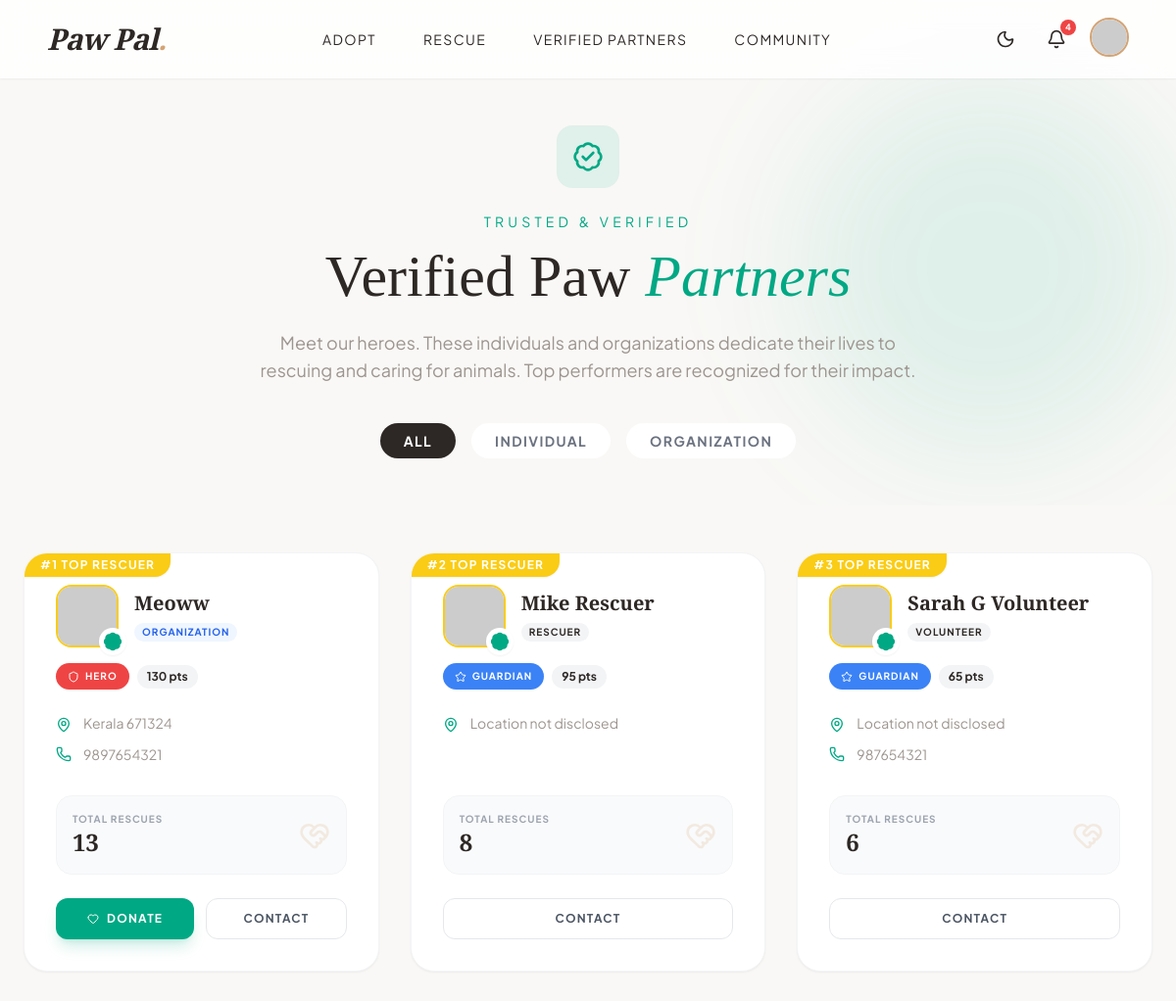
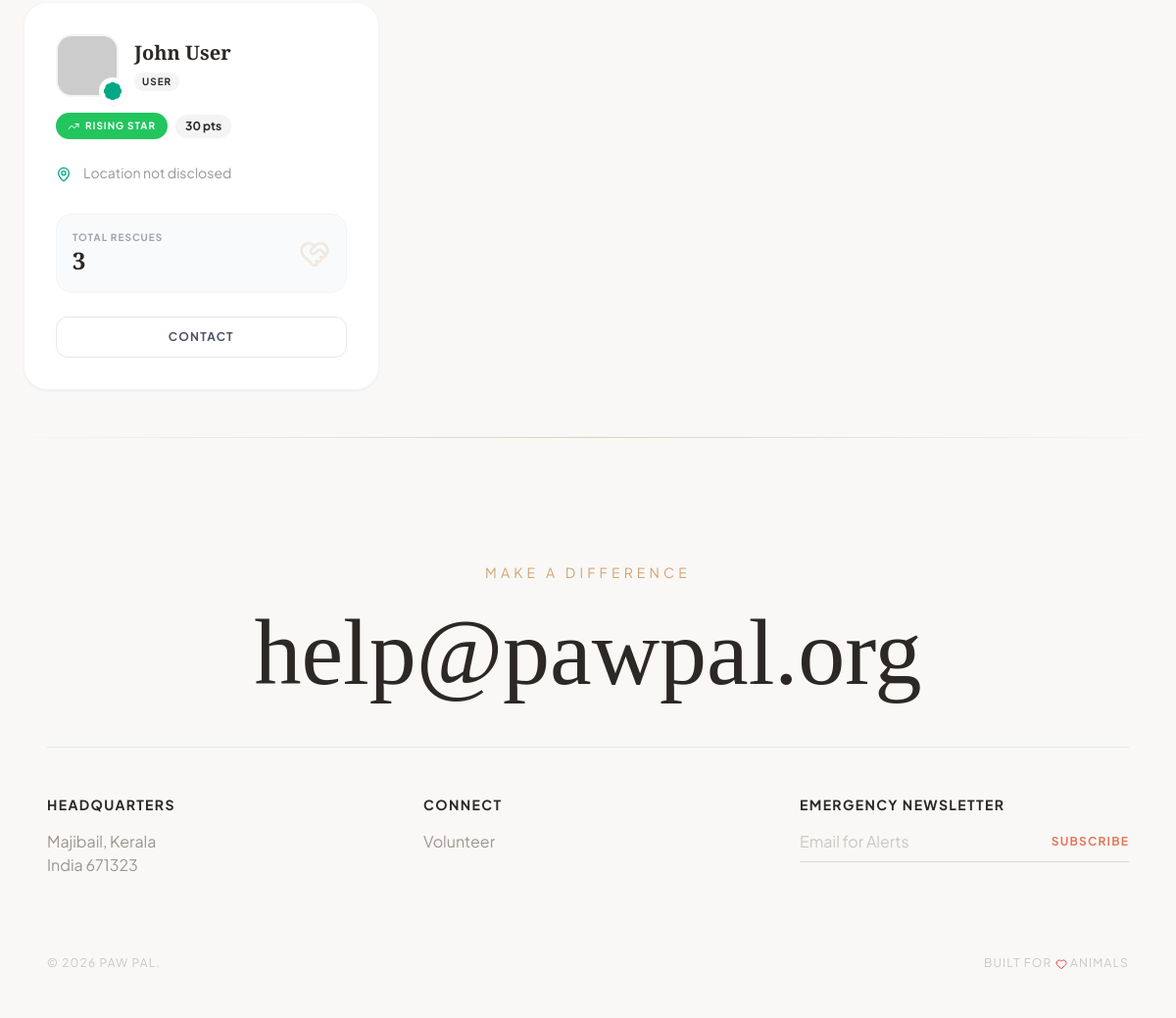
The page /centers.php (signed in) on the database its author committed (2 pictures, top to bottom).
### tables this page shows
CREATE TABLE `users` (
  `id` int(11) NOT NULL,
  `username` varchar(50) NOT NULL,
  `email` varchar(100) NOT NULL,
  `password` varchar(255) NOT NULL,
  `phone` varchar(20) DEFAULT NULL,
  `address` text DEFAULT NULL,
  `role` enum('user','admin','volunteer','rescuer','organization') DEFAULT 'user',
  `is_verified` tinyint(1) DEFAULT 0,
  `created_at` timestamp NOT NULL DEFAULT current_timestamp(),
  `gender` varchar(20) DEFAULT NULL,
  `dob` date DEFAULT NULL,
  `profile_image` varchar(255) DEFAULT NULL,
  `lives_saved` int(11) DEFAULT 0,
  `organization_name` varchar(150) DEFAULT NULL,
  `reset_token` varchar(255) DEFAULT NULL,
  `reset_expiry` datetime DEFAULT NULL,
  `latitude` decimal(10,8) DEFAULT NULL,
  `longitude` decimal(11,8) DEFAULT NULL
);

### includes/pagination.php (called while the page is built, shortened)
<?php
function getPaginationData($totalItems, $perPage = 9, $currentPage = 1)
{
    $totalPages = max(1, ceil($totalItems / $perPage));
    $currentPage = max(1, min($currentPage, $totalPages));
    $offset = ($currentPage - 1) * $perPage;
    return [
        'totalPages' => $totalPages,
        'offset' => $offset,
        'currentPage' => $currentPage,
        'perPage' => $perPage,
        'totalItems' => $totalItems
    ];
}
?>

### centers.php (the view, shortened to what this page needs)
<?php
include 'config.php';
include_once 'includes/pagination.php';
$typeFilter = isset($_GET['type']) ? mysqli_real_escape_string($conn, $_GET['type']) : '';
$sql = "SELECT *,
    CASE
        WHEN role = 'organization' THEN 'Organization'
        ELSE 'Individual'
    END AS effective_type
    FROM users WHERE is_verified = 1 AND role != 'admin'";
$sql .= " ORDER BY lives_saved DESC";
$countSql2 = "SELECT COUNT(*) as total FROM users WHERE is_verified = 1 AND role != 'admin'";
$totalItems = $conn->query($countSql2)->fetch_assoc()['total'];
$currentPage = isset($_GET['page']) ? (int) $_GET['page'] : 1;
$pagination = getPaginationData($totalItems, 9, $currentPage);
$sql .= " LIMIT {$pagination['perPage']} OFFSET {$pagination['offset']}";
$centers = $conn->query($sql);
function calculatePawScore($conn, $userId, $livesSaved)
{
    $score = 0;
    $score += $livesSaved * 10;
    $rescuesDone = $conn->query("SELECT COUNT(*) as cnt FROM rescue_reports WHERE assigned_to = $userId AND status IN ('Rescued','Closed')");
    if ($rescuesDone) {
        $row = $rescuesDone->fetch_assoc();
        $score += ($row['cnt'] ?? 0) * 15;
    }
    $reportsFiled = $conn->query("SELECT COUNT(*) as cnt FROM rescue_reports WHERE reporter_id = $userId");
    if ($reportsFiled) {
        $row = $reportsFiled->fetch_assoc();
        $score += ($row['cnt'] ?? 0) * 5;
    }
    $petsListed = $conn->query("SELECT COUNT(*) as cnt FROM pets WHERE added_by = $userId");
    if ($petsListed) {
        $row = $petsListed->fetch_assoc();
        $score += ($row['cnt'] ?? 0) * 5;
    }
    $blogs = $conn->query("SELECT COUNT(*) as cnt FROM blogs WHERE author_id = $userId AND status='approved'");
    if ($blogs) {
        $row = $blogs->fetch_assoc();
        $score += ($row['cnt'] ?? 0) * 3;
    }
    return $score;
}
function getBadgeInfo($score)
{
    if ($score >= 100)
        return ['title' => 'Hero', 'color' => 'bg-red-500 text-white', 'icon' => 'shield'];
    if ($score >= 50)
        return ['title' => 'Guardian', 'color' => 'bg-blue-500 text-white', 'icon' => 'star'];
    if ($score >= 20)
        return ['title' => 'Rising Star', 'color' => 'bg-green-500 text-white', 'icon' => 'trending-up'];
    return ['title' => 'Newcomer', 'color' => 'bg-gray-400 text-white', 'icon' => 'sparkles'];
}
include 'includes/header.php';
?>
<section class="pt-32 pb-12 px-6 relative overflow-hidden bg-paw-bg/30">
    <div class="absolute top-20 right-0 w-96 h-96 bg-paw-verified/10 rounded-full blur-3xl"></div>
    <div class="max-w-4xl mx-auto text-center relative z-10">
        <div class="w-16 h-16 bg-paw-verified/10 rounded-2xl flex items-center justify-center mx-auto mb-6">
            <i data-lucide="badge-check" class="w-8 h-8 text-paw-verified"></i>
        </div>
        <p class="text-sm uppercase tracking-[0.3em] text-paw-verified mb-4">Trusted & Verified</p>
        <h1 class="font-serif text-5xl md:text-6xl text-paw-dark mb-6">
            Verified Paw <span class="italic text-paw-verified">Partners</span>
        </h1>
        <p class="text-paw-gray text-lg max-w-2xl mx-auto mb-10">
            Meet our heroes. These individuals and organizations dedicate their lives to rescuing and caring for
            animals.
            Top performers are recognized for their impact.
        </p>
        <div class="flex flex-wrap justify-center gap-4">
            <a href="centers.php"
                class="px-6 py-2 rounded-full text-sm font-bold uppercase tracking-widest transition-all <?php echo empty($typeFilter) ? 'bg-paw-dark text-white' : 'bg-white text-gray-500 hover:bg-gray-100'; ?>">
                All
            </a>
            <a href="centers.php?type=Individual"
                class="px-6 py-2 rounded-full text-sm font-bold uppercase tracking-widest transition-all <?php echo $typeFilter === 'Individual' ? 'bg-paw-dark text-white' : 'bg-white text-gray-500 hover:bg-gray-100'; ?>">
                Individual
            </a>
            <a href="centers.php?type=Organization"
                class="px-6 py-2 rounded-full text-sm font-bold uppercase tracking-widest transition-all <?php echo $typeFilter === 'Organization' ? 'bg-paw-dark text-white' : 'bg-white text-gray-500 hover:bg-gray-100'; ?>">
                Organization
            </a>
        </div>
    </div>
</section>
<section class="py-12 px-6">
    <div class="max-w-7xl mx-auto">
        <div class="grid md:grid-cols-2 lg:grid-cols-3 gap-8">
            <?php
            $rank = $pagination['offset'] + 1;
            while ($center = $centers->fetch_assoc()):
                $isTop3 = $rank <= 3;
                $pawScore = calculatePawScore($conn, $center['id'], $center['lives_saved']);
                $badge = getBadgeInfo($pawScore);
                $displayName = !empty($center['organization_name']) ? $center['organization_name'] : $center['username'];
                $effectiveType = $center['effective_type'] ?? 'Individual';
                $userRole = !empty($center['role']) ? ucfirst($center['role']) : 'Member';
                ?>
                <div
                    class="bg-white rounded-3xl p-8 shadow-sm hover:shadow-xl transition-all duration-300 border border-gray-100 relative overflow-hidden group flex flex-col">
                    <?php if ($isTop3): ?>
                        <div
                            class="absolute top-0 left-0 bg-yellow-400 text-white px-4 py-1 rounded-br-2xl text-xs font-bold uppercase tracking-widest shadow-sm z-20">
                            #<?php echo $rank; ?> Top Rescuer
                        </div>
                    <?php endif; ?>
                    <div class="relative z-10 flex-1">
                        <div class="flex items-center gap-4 mb-4">
                            <div class="relative w-16 h-16 flex-shrink-0">
                                <img src="<?php
                                $imgSrc = 'https://api.dicebear.com/9.x/toon-head/svg?seed=' . urlencode($center['username']);
                                if (!empty($center['profile_image'])) {
                                    if (strpos($center['profile_image'], 'http') === 0) {
                                        $imgSrc = $center['profile_image'];
                                    } else {
                                        if (file_exists('uploads/users/' . $center['profile_image'])) {
                                            $imgSrc = 'uploads/users/' . rawurlencode($center['profile_image']);
                                        }
                                    }
                                }
                                echo $imgSrc;
                                ?>"
                                    class="w-full h-full object-cover rounded-2xl border-2 <?php echo $isTop3 ? 'border-yellow-400' : 'border-gray-100'; ?>">
                                <div class="absolute -bottom-2 -right-2 bg-white rounded-full p-1 shadow-sm">
                                    <i data-lucide="badge-check" class="w-5 h-5 text-paw-verified fill-current"></i>
                                </div>
                            </div>
                            <div>
                                <h3 class="font-serif text-xl font-bold leading-tight text-paw-dark">
                                    <?php echo htmlspecialchars($displayName); ?>
                                </h3>
                                <div class="flex flex-col gap-1 mt-1">
                                    <div class="flex items-center gap-2 mt-1">
                                        <?php if ($effectiveType === 'Organization'): ?>
                                            <span
                                                class="text-[10px] uppercase tracking-widest font-bold px-2 py-0.5 rounded-full bg-blue-50 text-blue-600">
                                                Organization
                                            </span>
                                        <?php else: ?>
                                            <span
                                                class="text-[10px] uppercase tracking-widest font-bold px-2 py-0.5 rounded-full bg-gray-100 text-paw-dark">
                                                <?php echo $userRole; ?>
                                            </span>
                                        <?php endif; ?>
                                    </div>
                                </div>
                            </div>
                        </div>
                        <div class="flex items-center gap-2 mb-6">
                            <span
                                class="inline-flex items-center gap-1.5 px-3 py-1.5 rounded-full text-[10px] font-bold uppercase tracking-widest <?php echo $badge['color']; ?> shadow-sm">
                                <i data-lucide="<?php echo $badge['icon']; ?>" class="w-3 h-3"></i>
                                <?php echo $badge['title']; ?>
                            </span>
                            <span class="text-xs font-bold text-paw-dark bg-gray-100 px-2.5 py-1 rounded-full">
                                <?php echo $pawScore; ?> pts
                            </span>
                        </div>
                        <div class="space-y-3 mb-8">
                            <div class="flex items-start gap-3 text-paw-gray">
                                <i data-lucide="map-pin" class="w-4 h-4 flex-shrink-0 mt-1 text-paw-verified"></i>
                                <span class="text-sm">
                                    <?php echo htmlspecialchars($center['address'] ?? 'Location not disclosed'); ?>
                                </span>
                            </div>
                            <?php if (!empty($center['phone'])): ?>
                                <div class="flex items-center gap-3 text-paw-gray">
                                    <i data-lucide="phone" class="w-4 h-4 flex-shrink-0 text-paw-verified"></i>
                                    <span class="text-sm">
                                        <?php echo htmlspecialchars($center['phone']); ?>
                                    </span>
                                </div>
                            <?php endif; ?>
                        </div>
                    </div>
                    <div class="bg-gray-50 rounded-2xl p-4 mb-6 border border-gray-100 flex items-center justify-between">
                        <div>
                            <p class="text-[10px] font-bold uppercase tracking-widest text-gray-400">Total Rescues</p>
                            <p class="font-serif text-2xl font-bold text-paw-dark"><?php echo $center['lives_saved']; ?></p>
                        </div>
                        <i data-lucide="heart-handshake" class="w-8 h-8 text-paw-accent/20"></i>
                    </div>
                    <div class="flex gap-3 mt-auto">
                        <?php if ($effectiveType === 'Organization'): ?>
                            <a href="donate.php?id=<?php echo $center['id']; ?>"
                                class="flex-1 py-3 bg-paw-verified text-white rounded-xl text-xs uppercase tracking-widest font-bold hover:bg-paw-dark transition-colors text-center shadow-lg shadow-paw-verified/20 flex items-center justify-center gap-2">
                                <i data-lucide="heart" class="w-3 h-3"></i> Donate
                            </a>
                        <?php endif; ?>
                        <a href="mailto:<?php echo $center['email']; ?>"
                            class="flex-1 py-3 border border-gray-200 text-gray-600 rounded-xl text-xs uppercase tracking-widest font-bold hover:bg-gray-50 transition-colors text-center">
                            Contact
                        </a>
                    </div>
                </div>
                <?php
                $rank++;
            endwhile;
            ?>
        </div>
    </div>
</section>
<?php include 'includes/footer.php'; ?>

### includes/header.php (style rules this page uses)
body { background-color: #F9F8F6; overflow-x: hidden; }

### rows shown on the page
users: organization_name "Meoww", shows "ORGANIZATION", title "HERO", pawScore "130", address "Kerala 671324", phone "9897654321", lives_saved "13"
users: username "Mike Rescuer", role "RESCUER", title "GUARDIAN", pawScore "95", address "Location not disclosed", lives_saved "8"
users: username "Sarah G Volunteer", role "VOLUNTEER", title "GUARDIAN", pawScore "65", address "Location not disclosed", phone "987654321", lives_saved "6"
users: username "John User", role "USER", title "RISING STAR", pawScore "30", address "Location not disclosed", lives_saved "3"

### other values the page prints
$notifCount "4"
